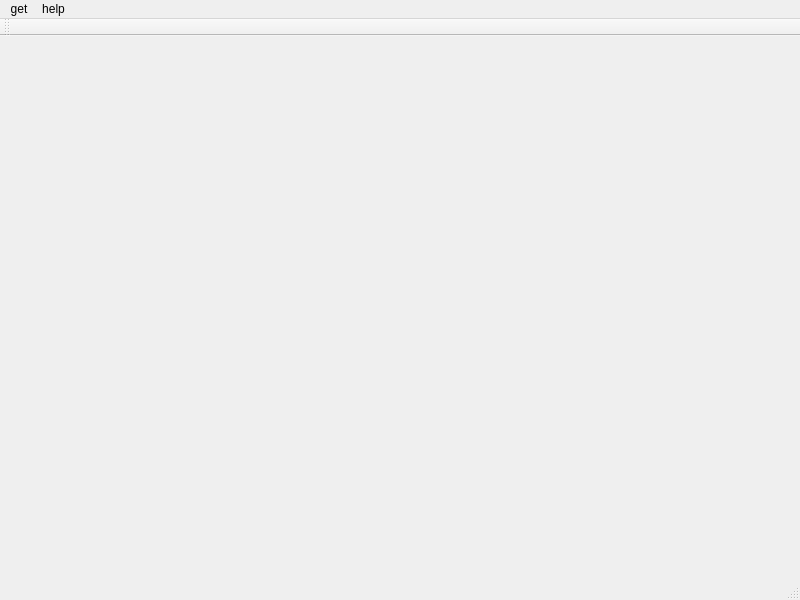
<?xml version="1.0" encoding="UTF-8"?>
<ui version="4.0">
 <class>MainWindow</class>
 <widget class="QMainWindow" name="MainWindow">
  <property name="geometry">
   <rect>
    <x>0</x>
    <y>0</y>
    <width>800</width>
    <height>600</height>
   </rect>
  </property>
  <property name="windowTitle">
   <string>MainWindow</string>
  </property>
  <widget class="QWidget" name="centralwidget"/>
  <widget class="QStatusBar" name="statusbar"/>
  <widget class="QToolBar" name="toolBar">
   <property name="windowTitle">
    <string>toolBar</string>
   </property>
   <attribute name="toolBarArea">
    <enum>TopToolBarArea</enum>
   </attribute>
   <attribute name="toolBarBreak">
    <bool>false</bool>
   </attribute>
  </widget>
  <widget class="QMenuBar" name="menubar">
   <property name="geometry">
    <rect>
     <x>0</x>
     <y>0</y>
     <width>800</width>
     <height>21</height>
    </rect>
   </property>
   <widget class="QMenu" name="menuget">
    <property name="title">
     <string>get</string>
    </property>
    <addaction name="actionnew_game"/>
    <addaction name="separator"/>
    <addaction name="actionquit"/>
    <addaction name="actionconfig"/>
   </widget>
   <widget class="QMenu" name="menuabout">
    <property name="title">
     <string>help</string>
    </property>
    <addaction name="actionabout"/>
   </widget>
   <addaction name="menuget"/>
   <addaction name="menuabout"/>
  </widget>
  <action name="actionnew_game">
   <property name="checkable">
    <bool>false</bool>
   </property>
   <property name="checked">
    <bool>false</bool>
   </property>
   <property name="text">
    <string>new game</string>
   </property>
  </action>
  <action name="actionquit">
   <property name="text">
    <string>quit</string>
   </property>
  </action>
  <action name="actionconfig">
   <property name="text">
    <string>config</string>
   </property>
  </action>
  <action name="actionabout">
   <property name="text">
    <string>about</string>
   </property>
  </action>
 </widget>
 <resources/>
 <connections/>
</ui>
